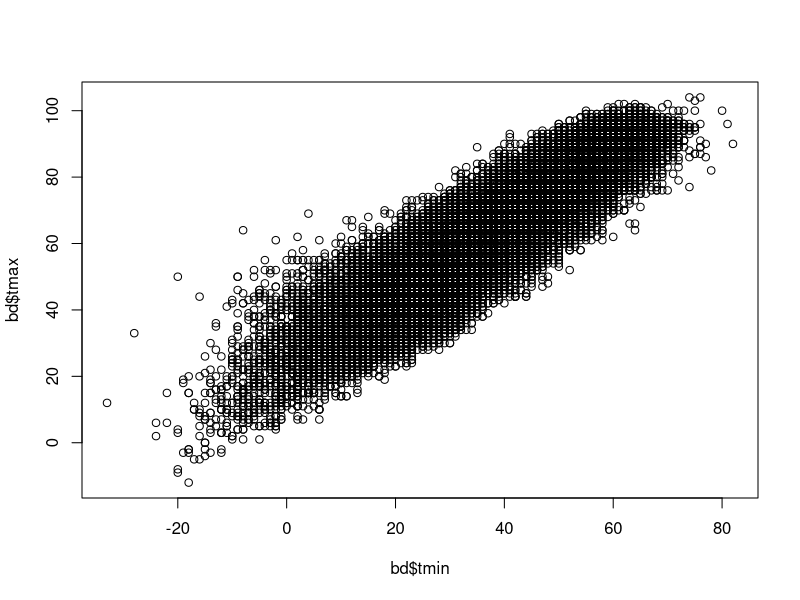
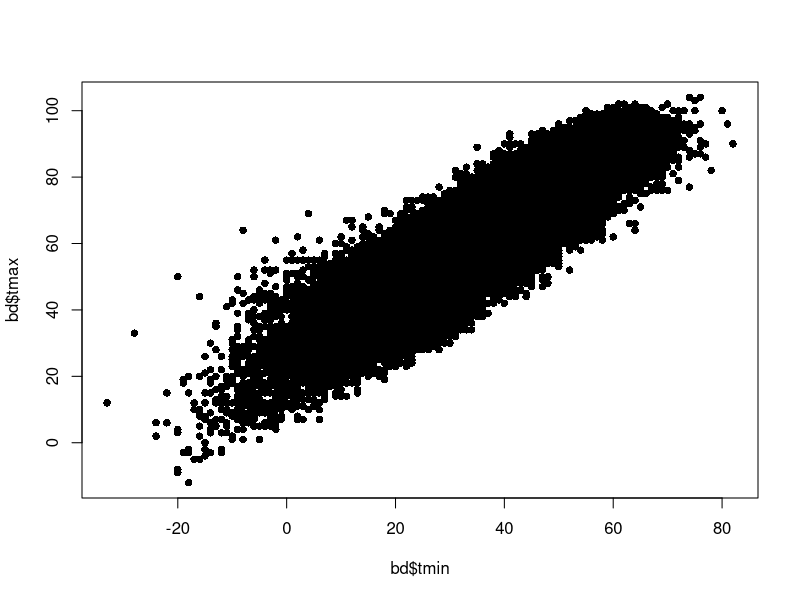
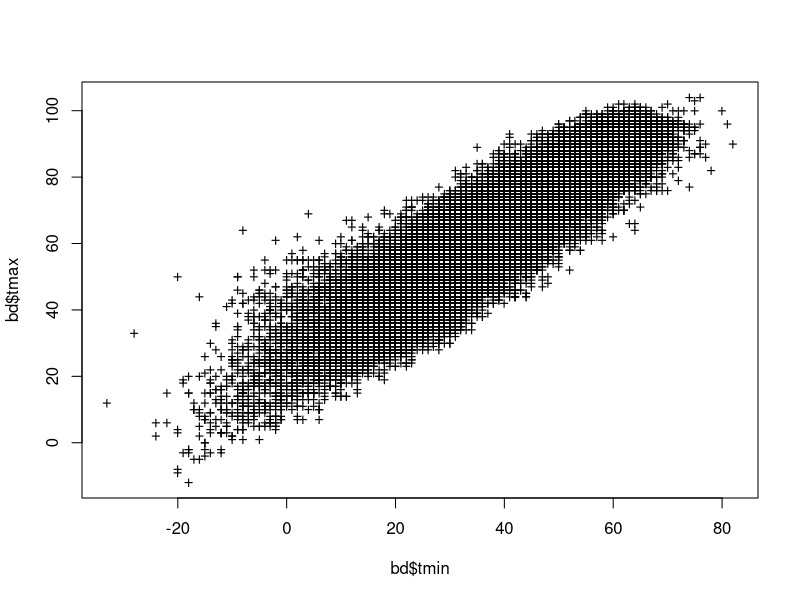
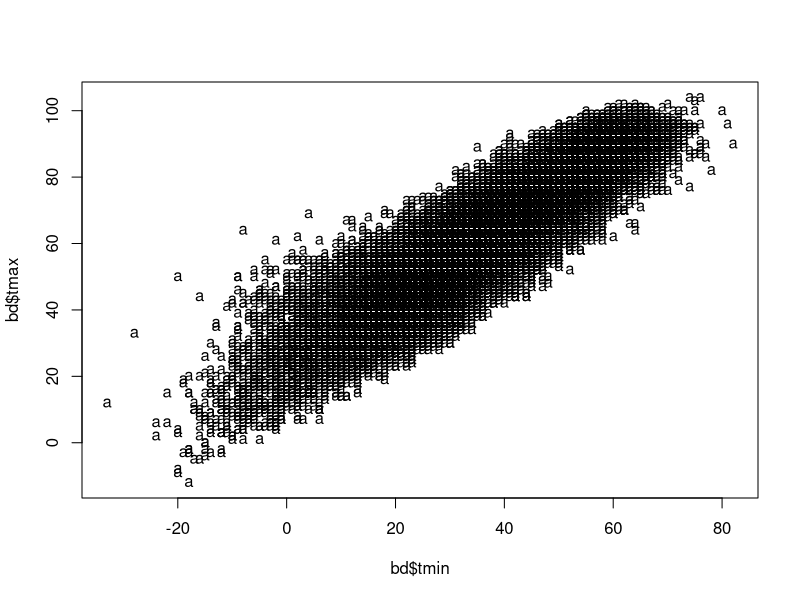
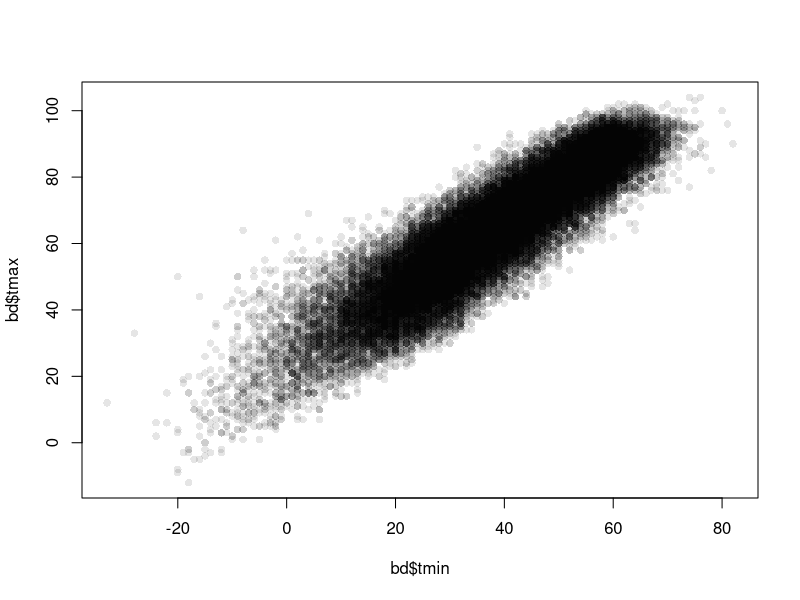
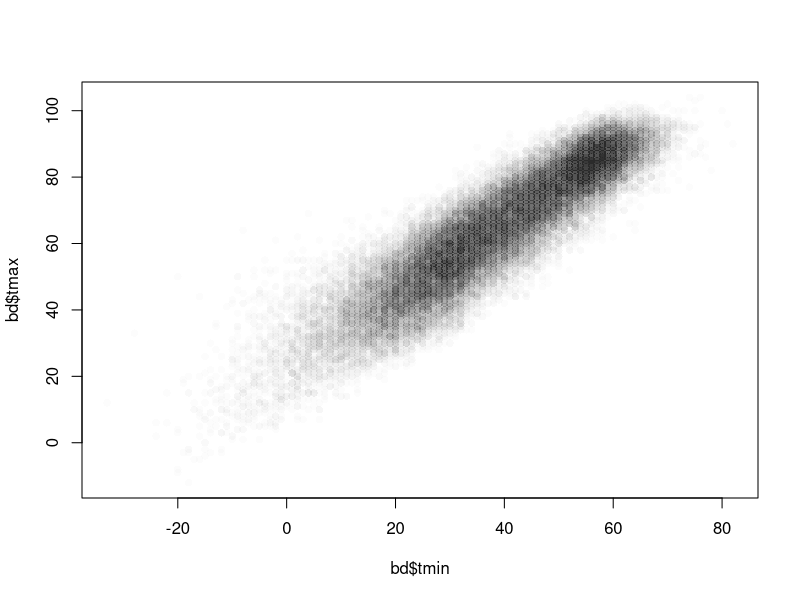
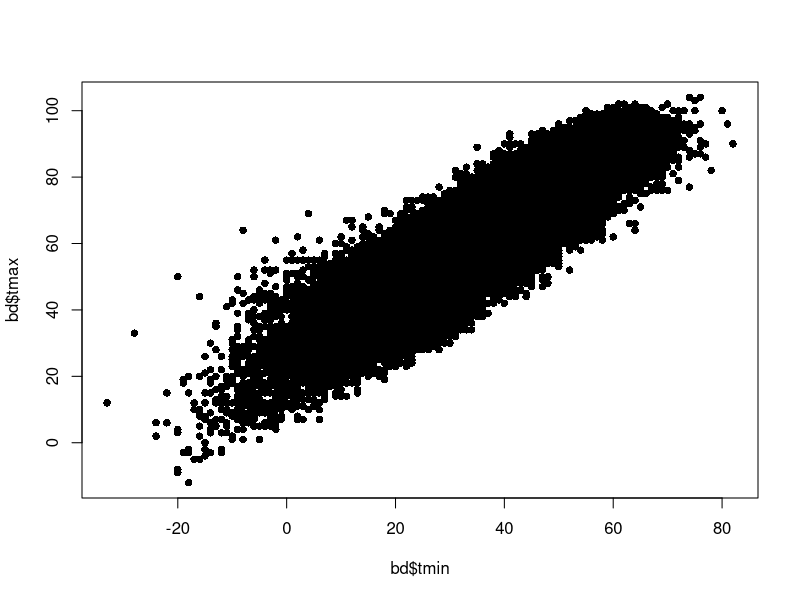
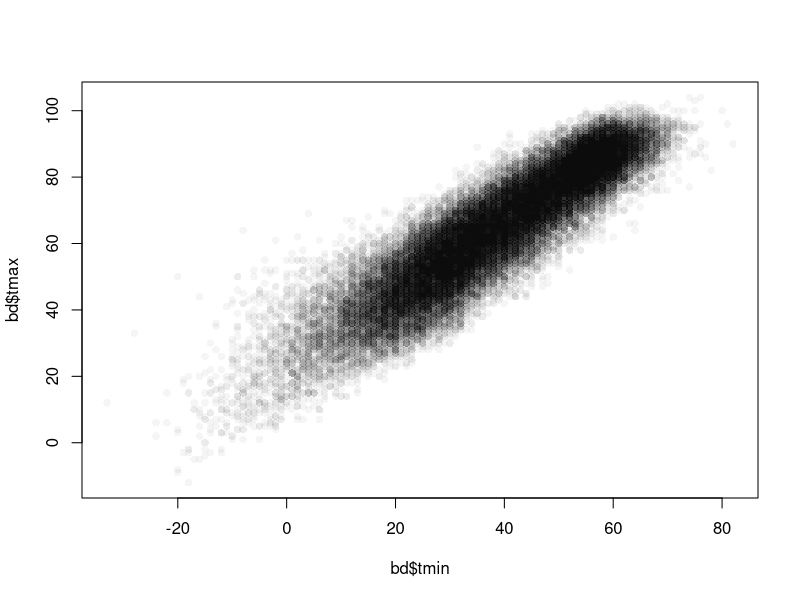

Write the R code that produced these figures, in order.
# # # # # # # # # # # # # # # # # # # # # # # # # # # # # # # # # # # # # # # # # # # # # # # # # # # # # # # # # # #
# SCATTERPLOTS

bd = read.csv("BoulderDaily.csv")
# Good variable names are very helpful.  But, we're going to be typing the name of this
# dataset alot, so short names are sometimes nice too
head(bd)
dim(bd)
summary(bd)

#It's hard to really understand what's happening with this data by just looking at these
#statistics.  Plotting can be really helpful with understanding the data.

?plot
plot(bd$tmin, bd$tmax)

# That's a pretty ugly plot.  Let's see if we can make it better

plot(bd$tmin, bd$tmax, pch = 16)

#Why 16?

?pch

# We can use all kinds of symbols with our plots

plot(bd$tmin, bd$tmax, pch="+")
plot(bd$tmin, bd$tmax, pch="a") #We should probably avoid some options, though

# There's alot of points on this graph, and it's hard to see what's happening.  Let's see if 
# we can make it any clearer.

# Sometimes, you need additional functions that aren't installed with R by default.  In this
# case, we want to install the "scales" package.  Note that you'll only need to install this
# once, then just use library() to load the code.

install.packages("scales") #adds a new package to your library
library(scales) #tells R to bring the objects from that library into your workspace.

# In this case, scales gives us the alpha() function:

plot(bd$tmin, bd$tmax, pch=16, col=alpha(colour="black", alpha=0.1))
plot(bd$tmin, bd$tmax, pch=16, col=alpha(colour="black", alpha=0.01))

# Using alpha=0.01 means that each point is 0.01 times the weight of a standard point.  So, if
# 100 points are on top of each other, we'll get a full black dot at that location.

# Where are most of the temperatures?
plot(bd$tmin, bd$tmax, pch=16, col=alpha(colour="black", alpha=1))
# Maybe between -20 and 80 for the min and 0 to 100 for max?
plot(bd$tmin, bd$tmax, pch=16, col=alpha(colour="black", alpha=0.04))
# Ah, most mins are between 10 and 70, and most maxes are between 20 and 100.

# Our titles don't make much sense:

plot(bd$tmin, bd$tmax, pch=16, col=alpha(colour="black", alpha=0.04), main="Temperature Plot"
  ,xlab="Minimum Temperature (degrees F)"
  ,ylab="Maximum Temperature (degrees F)")

# Let's add some pretty colors.

install.packages("RColorBrewer") #Package with nice colors.  See http://colorbrewer2.org/
library(RColorBrewer)
pal = brewer.pal(name="Spectral", n=10)
bd$colorGroup = floor( bd$tmax/10 )
bd$colorGroup[bd$colorGroup<1] = 1
plot(bd$tmin, bd$tmax, pch=16, col=alpha(colour=pal[bd$colorGroup], alpha=.1)
  ,main="Temperature Plot"
  ,xlab="Minimum Temperature (degrees F)"
  ,ylab="Maximum Temperature (degrees F)")

# Whoops!  pal is reversed.

pal = rev(pal)
plot(bd$tmin, bd$tmax, pch=16, col=alpha(colour=pal[bd$colorGroup], alpha=.1)
  ,main="Temperature Plot"
  ,xlab="Minimum Temperature (degrees F)"
  ,ylab="Maximum Temperature (degrees F)")

# What if we want to look at months individually?

?par
par(mfrow=c(3,4)) #Use a 3x4 grid
plot(bd$tmin, bd$tmax)
plot(bd$tmin, bd$tmax)
par(mfrow=c(3,4))
plot(bd$tmin, bd$tmax)

par(mfrow=c(3,4))
for(i in 1:12){
  temp = bd[bd$month==i,]
  plot(temp$tmin, temp$tmax, pch=16, col=alpha(colour=pal[temp$colorGroup], alpha=.1)
    ,main="Temperature Plot"
    ,xlab="Minimum Temperature (degrees F)"
    ,ylab="Maximum Temperature (degrees F)")
}

# It looks a bit weird because the scale keeps changing.

par(mfrow=c(3,4)) #Use a 3x4 grid
for(i in 1:12){
  temp = bd[bd$month==i,]
  plot(temp$tmin, temp$tmax, pch=16, col=alpha(colour=pal[temp$colorGroup], alpha=.1)
    ,main="Temperature Plot"
    ,xlab="Minimum Temperature (degrees F)"
    ,ylab="Maximum Temperature (degrees F)"
    ,xlim=c(-30,80), ylim=c(-10,110))
}

# Let's add a better label

months = c("Jan", "Feb", "Mar", "Apr", "May", "Jun", "Jul", "Aug", "Sep", "Oct", "Nov", "Dec")

par(mfrow=c(3,4)) #Use a 3x4 grid
for(i in 1:12){
  temp = bd[bd$month==i,]
  plot(temp$tmin, temp$tmax, pch=16, col=alpha(colour=pal[temp$colorGroup], alpha=.3)
    ,main=months[i]
    ,xlab="Minimum Temperature (degrees F)"
    ,ylab="Maximum Temperature (degrees F)"
    ,xlim=c(-30,80), ylim=c(-10,110))
}

# QUESTION!  Using the same dataset, examine the seasonal trends in temperature.
# Hints:
# - Use par(mfrow=c(1,1)) to return to a 1x1 plot grid (if you want)

par(mfrow=c(1,1))
plot( bd$month + bd$day/31, (bd$tmax+bd$tmin)/2, pch=16
    ,col=alpha(alpha=0.01, colour="black")
    ,xlab="Month of Year"
    ,ylab="Mean Temperature"
    ,main="Temperature Trends")

# Note bd$month + bd$day/31 isn't quite accurate.  R has capabilities for handling dates,
# but that's a whole new topic